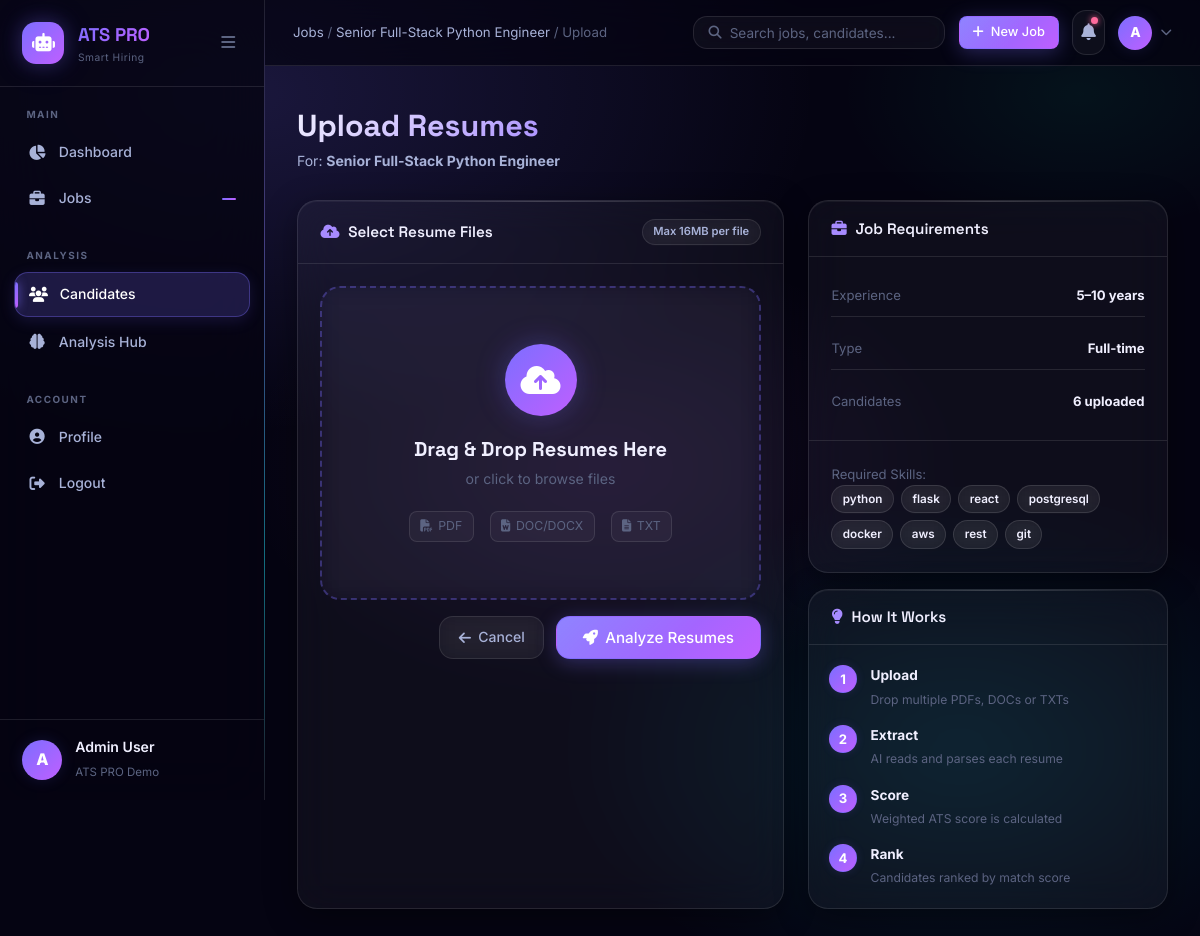
Screenshot of /resumes/upload/1 (signed in) with the database file from the repository.
### app/models.py (models this page shows, shortened)
class User(UserMixin, db.Model):
    __tablename__ = "users"
    id = db.Column(db.Integer, primary_key=True)
    name = db.Column(db.String(150), nullable=False)
    email = db.Column(db.String(150), unique=True, nullable=False)
    password_hash = db.Column(db.String(256), nullable=False)
    role = db.Column(db.String(50), default="recruiter")  # admin, recruiter
    company = db.Column(db.String(200))
    created_at = db.Column(db.DateTime, default=datetime.utcnow)
    is_active = db.Column(db.Boolean, default=True)
    jobs = db.relationship("Job", backref="creator", lazy=True, cascade="all, delete-orphan")

class Job(db.Model):
    __tablename__ = "jobs"
    id = db.Column(db.Integer, primary_key=True)
    title = db.Column(db.String(200), nullable=False)
    department = db.Column(db.String(100))
    location = db.Column(db.String(100))
    job_type = db.Column(db.String(50), default="Full-time")  # Full-time, Part-time, Contract, Remote
    description = db.Column(db.Text, nullable=False)
    requirements = db.Column(db.Text)
    required_skills = db.Column(db.Text)       # comma-separated skills
    experience_min = db.Column(db.Integer, default=0)
    experience_max = db.Column(db.Integer, default=10)
    salary_min = db.Column(db.Integer)
    salary_max = db.Column(db.Integer)
    status = db.Column(db.String(50), default="active")  # active, closed, draft
    created_at = db.Column(db.DateTime, default=datetime.utcnow)
    updated_at = db.Column(db.DateTime, default=datetime.utcnow, onupdate=datetime.utcnow)
    deadline = db.Column(db.DateTime)
    user_id = db.Column(db.Integer, db.ForeignKey("users.id"), nullable=False)
    resumes = db.relationship("Resume", backref="job", lazy=True, cascade="all, delete-orphan")
    @property
    def skills_list(self):
        if self.required_skills:
            return [s.strip() for s in self.required_skills.split(",") if s.strip()]
        return []
    @property
    def candidate_count(self):
        return len(self.resumes)

### app/routes/resumes.py (the view, shortened to what this page needs)
@resumes_bp.route("/upload/<int:job_id>", methods=["GET", "POST"])
@login_required
def upload(job_id):
    job = Job.query.filter_by(id=job_id, user_id=current_user.id).first_or_404()
    return render_template("resumes/upload.html", job=job)

### app/models.py (called while the page is built)
@login_manager.user_loader
def load_user(user_id):
    return User.query.get(int(user_id))

### templates/resumes/upload.html (shortened to what this page needs)
{% extends "base.html" %}
{% block breadcrumb %}
<a href="{{ url_for('jobs.list_jobs') }}">Jobs</a> /
<a href="{{ url_for('jobs.job_detail', job_id=job.id) }}">{{ job.title }}</a> /
<span>Upload</span>
{% endblock %}
{% block content %}
<div class="page-header">
  <div>
    <h1 class="page-title">Upload Resumes</h1>
    <p class="page-subtitle">For: <strong>{{ job.title }}</strong></p>
  </div>
</div>
<div class="upload-grid">
  <div class="card">
    <div class="card-header">
      <h3><i class="fas fa-cloud-upload-alt"></i> Select Resume Files</h3>
      <span class="badge badge-neutral">Max 16MB per file</span>
    </div>
    <div class="card-body">
      <form method="POST" enctype="multipart/form-data"
            action="{{ url_for('resumes.upload', job_id=job.id) }}" id="uploadForm">
        <div class="drop-zone" id="dropZone">
          <div class="drop-zone-content">
            <div class="drop-icon"><i class="fas fa-cloud-upload-alt"></i></div>
            <h3>Drag & Drop Resumes Here</h3>
            <p class="text-muted">or click to browse files</p>
            <div class="accepted-formats">
              <span><i class="fas fa-file-pdf"></i> PDF</span>
              <span><i class="fas fa-file-word"></i> DOC/DOCX</span>
              <span><i class="fas fa-file-alt"></i> TXT</span>
            </div>
          </div>
        </div>
        <div class="form-actions mt-4">
          <a href="{{ url_for('jobs.job_detail', job_id=job.id) }}" class="btn btn-ghost">
            <i class="fas fa-arrow-left"></i> Cancel
          </a>
          <button type="submit" class="btn btn-primary btn-lg" id="uploadBtn" disabled>
            <i class="fas fa-rocket"></i> Analyze Resumes
          </button>
        </div>
      </form>
    </div>
  </div>
  <div class="upload-side">
    <div class="card">
      <div class="card-header"><h3><i class="fas fa-briefcase"></i> Job Requirements</h3></div>
      <div class="detail-list">
        <div class="detail-row"><span>Experience</span><strong>{{ job.experience_min }}–{{ job.experience_max }} years</strong></div>
        <div class="detail-row"><span>Type</span><strong>{{ job.job_type }}</strong></div>
        <div class="detail-row"><span>Candidates</span><strong>{{ job.candidate_count }} uploaded</strong></div>
      </div>
      {% if job.skills_list %}
      <div class="card-body">
        <p class="text-sm text-muted mb-2">Required Skills:</p>
        <div class="skill-tags">
          {% for skill in job.skills_list %}
          <span class="skill-tag">{{ skill }}</span>
          {% endfor %}
        </div>
      </div>
      {% endif %}
    </div>
    <div class="card tips-card">
      <div class="card-header"><h3><i class="fas fa-lightbulb"></i> How It Works</h3></div>
      <div class="card-body">
        <div class="tip-steps">
          <div class="tip-step">
            <div class="step-num">1</div>
            <div><strong>Upload</strong><p>Drop multiple PDFs, DOCs or TXTs</p></div>
          </div>
          <div class="tip-step">
            <div class="step-num">2</div>
            <div><strong>Extract</strong><p>AI reads and parses each resume</p></div>
          </div>
          <div class="tip-step">
            <div class="step-num">3</div>
            <div><strong>Score</strong><p>Weighted ATS score is calculated</p></div>
          </div>
          <div class="tip-step">
            <div class="step-num">4</div>
            <div><strong>Rank</strong><p>Candidates ranked by match score</p></div>
          </div>
        </div>
      </div>
    </div>
  </div>
</div>
{% endblock %}

### templates/base.html (shortened to what this page needs)
<!DOCTYPE html>
<html lang="en">
<head>
  <link rel="stylesheet" href="https://cdnjs.cloudflare.com/ajax/libs/font-awesome/6.5.0/css/all.min.css"/>
  <link rel="stylesheet" href="{{ url_for('static', filename='css/style.css') }}"/>
</head>
<body>
{% if current_user.is_authenticated %}
<aside class="sidebar" id="sidebar">
  <div class="sidebar-header">
    <div class="logo">
      <div class="logo-icon"><i class="fas fa-robot"></i></div>
      <div class="logo-text">
        <span class="logo-name">ATS PRO</span>
        <span class="logo-tagline">Smart Hiring</span>
      </div>
    </div>
    <button class="sidebar-toggle" id="sidebarToggle" aria-label="Toggle sidebar">
      <i class="fas fa-bars"></i>
    </button>
  </div>
  <nav class="sidebar-nav">
    <div class="nav-section">
      <span class="nav-label">MAIN</span>
      <a href="{{ url_for('dashboard.index') }}" class="nav-item {% if request.endpoint == 'dashboard.index' %}active{% endif %}">
        <i class="fas fa-chart-pie"></i><span>Dashboard</span>
      </a>
      <a href="{{ url_for('jobs.list_jobs') }}" class="nav-item {% if 'jobs' in request.endpoint %}active{% endif %}">
        <i class="fas fa-briefcase"></i><span>Jobs</span>
        <span class="nav-badge" id="sidebarJobCount"></span>
      </a>
    </div>
    <div class="nav-section">
      <span class="nav-label">ANALYSIS</span>
      <a href="{{ url_for('resumes.list_resumes') }}" class="nav-item {% if 'resumes' in request.endpoint %}active{% endif %}">
        <i class="fas fa-users"></i><span>Candidates</span>
      </a>
      <a href="{{ url_for('analysis.index') }}" class="nav-item {% if 'analysis' in request.endpoint %}active{% endif %}">
        <i class="fas fa-brain"></i><span>Analysis Hub</span>
      </a>
    </div>
    <div class="nav-section">
      <span class="nav-label">ACCOUNT</span>
      <a href="{{ url_for('auth.profile') }}" class="nav-item {% if request.endpoint == 'auth.profile' %}active{% endif %}">
        <i class="fas fa-user-circle"></i><span>Profile</span>
      </a>
      <a href="{{ url_for('auth.logout') }}" class="nav-item logout-item">
        <i class="fas fa-sign-out-alt"></i><span>Logout</span>
      </a>
    </div>
  </nav>
  <div class="sidebar-footer">
    <div class="user-info">
      <div class="user-avatar">{{ current_user.name[0].upper() }}</div>
      <div class="user-details">
        <span class="user-name">{{ current_user.name }}</span>
        <span class="user-role">{{ current_user.company or 'Recruiter' }}</span>
      </div>
    </div>
  </div>
</aside>
<div class="main-layout" id="mainLayout">
  <header class="topbar">
    <div class="topbar-left">
      <div class="breadcrumb">{% block breadcrumb %}{% endblock %}</div>
    </div>
    <div class="topbar-right">
      <div class="topbar-search">
        <i class="fas fa-search"></i>
        <input type="text" placeholder="Search jobs, candidates..." id="globalSearch"/>
      </div>
      <a href="{{ url_for('jobs.create_job') }}" class="btn btn-primary btn-sm">
        <i class="fas fa-plus"></i> New Job
      </a>
      <div class="notif-bell" title="Notifications">
        <i class="fas fa-bell"></i>
        <span class="notif-dot"></span>
      </div>
      <div class="user-menu" id="userMenuBtn">
        <div class="user-avatar-sm">{{ current_user.name[0].upper() }}</div>
        <i class="fas fa-chevron-down"></i>
      </div>
    </div>
  </header>
  <div class="flash-container">
  </div>
  <main class="page-content">
    {% block content %}{% endblock %}
  </main>
</div>
{% endif %}
</body>
</html>

### rows the page displays
User: name "A", name "Admin User", company "ATS PRO Demo"
Job: title "Senior Full-Stack Python Engineer", experience_min "5", experience_max "10", job_type "Full-time"

### other values shown
{{ job.candidate_count }} "6"
{{ skill }} "python" "flask" "react" "postgresql" "docker" "aws" "rest" "git"
